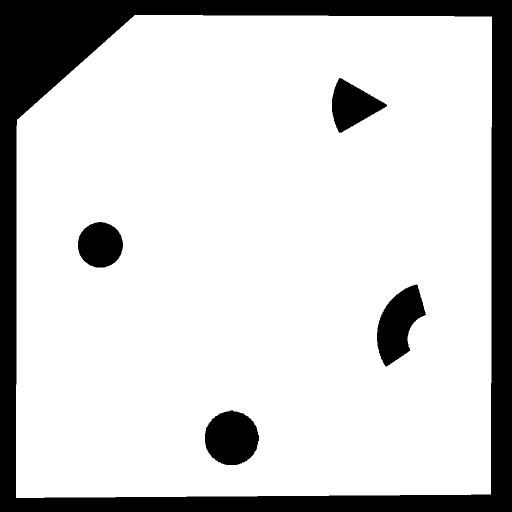
#> input picture Arena/arena1.png, 1024 x 1024 px (shown at 1/2 size)
$ jupyter execute --allow-errors heatmap_analysis.ipynb
#> lines starting #> are read from the running program, lines starting #| are printed output that depends on the picture; after the words box and inside, x2 and y2 are one past the last pixel; in counts of white or black regions, pixels touching at a corner belong together
[cell 1]
import cv2
import json
import numpy as np
from sympy.geometry import Point,Circle,Segment,intersection,Line
import matplotlib.pyplot as plt
from matplotlib.patches import Arc as Arc_patch
from matplotlib import collections  as mc
from IPython.display import clear_output

[cell 2]
class Arc:
    def __init__(self,r,theta1,theta2,origin = (0,0)):
        x,y = origin
        self.x = x
        self.y = y
        self.r = r
        self.origin = origin
        self.theta1 = theta1
        self.theta2 = theta2
        self.circle = Circle(Point(x,y),r)
        self.endpoints = [Point(self.x+r*np.cos(theta1),self.y+r*np.sin(theta1)),Point(self.x+r*np.cos(theta2),self.y+r*np.sin(theta2))]

    # [7 lines left out: function __contains__, not called in this run]

    def draw(self,ax,color):
        ax.add_patch(Arc_patch((self.x, self.y), 2*self.r,2*self.r, theta1=np.rad2deg(self.theta1), theta2=np.rad2deg(self.theta2), linewidth=1, color=color))

#intersections
# [12 lines left out: function arc_arc, not called in this run]

def line_line(l1,l2):
    return intersection(l1,l2)

# [10 lines left out: function line_arc, not called in this run]


class Interval:
    """
    Defined by r1,r2,theta1,theta2 and the origin.
    r1<r2 and theta1<theta2
    """
    def __init__(self,r1,r2,theta1,theta2,origin=(0,0)):

        not_zero = lambda x: x if x != 0.0 else 1e-6
        r1,r2,theta1,theta2 =  list(map(not_zero,[r1,r2,theta1,theta2]))
        delta = abs(theta2-theta1)
        theta2 = max(theta1,theta2)
        theta2 = theta2%(2*np.pi)
        theta1 = theta2 - delta


        self.r1 = r1
        self.r2 = r2
        self.theta1 = theta1
        self.theta2 = theta2
        #print("self.theta2 = ",self.theta2)
        x,y = origin
        self.origin = origin
        self.x = x
        self.y = y
        self.gamma1 = Arc(r1,theta1,theta2,origin=origin)
        self.gamma2 = Arc(r2,theta1,theta2,origin=origin)
        self.l1 = Segment((x+r1*np.cos(theta1),y+r1*np.sin(theta1)),(x+r2*np.cos(theta1),y+r2*np.sin(theta1)))
        self.l2 = Segment((x+r1*np.cos(theta2),y+r1*np.sin(theta2)),(x+r2*np.cos(theta2),y+r2*np.sin(theta2)))
        self.l = [self.l1,self.l2]
        self.gamma = [self.gamma1,self.gamma2]

    def __contains__(self,point):
        r = np.linalg.norm(np.array([float(point.x),float(point.y)])-np.array(self.origin))
        return (r<=self.r2 and r>=self.r1) and (point in self.gamma1)

    def __repr__(self):
        return f"Interval({self.r1},{self.r2},{self.theta1},{self.theta2},{self.origin})"

    # [102 lines left out: functions draw, fast_analysis, complement, not called in this run]

[cell 3]
with open('obstacles.json') as f:
#> (reads Arena/obstacles.json from the repository)
    data = json.load(f)
obstacles = []
for obstacle in data['obstacles']:
    params,center = obstacle['params'],obstacle['center']
    obstacles.append(Interval(*params,center))
arena = cv2.imread("arena1.png")
#> arena is the input picture: shape (1024, 1024, 3); 81.8% white; 5 black regions, box (x1, y1, x2, y2) and area: (0, 0, 1024, 1024) 159848, (754, 569, 852, 733) 9219, (410, 821, 518, 930) 9170, (664, 156, 774, 266) 6601, (156, 444, 246, 535) 6411
arena = (1-cv2.cvtColor(arena,cv2.COLOR_RGB2GRAY)/255).astype('int')
#> (the rest of this cell did not finish here and is left out)

[cell 4]
class Robot:
    radius = 25
    Δt = 1
    obstacles = [] # array with Interval objects


    def __init__(self,x_bot,y_bot,yaw,vi,vj,wi,wj):
        self.x_bot = x_bot
        self.y_bot = y_bot
        self.yaw = yaw
        self.vi = vi
        self.vj = vj
        self.wi = wi
        self.wj = wj
        self.color = 'blue'
        self.trajectory = [[x_bot,y_bot,yaw]]
        self.fellows = []


    # [11 lines left out: function interval, not called in this run]


    def __repr__(self):
        return f"Robot at {self.x_bot},{self.y_bot},{self.yaw}"


    # [147 lines left out: functions collision_detection, generate_vw, collision_avoidance, next_bot, next_pose, next_bots and 1 more, not called in this run]

        #return [bot_circle,arrow]

    def plot_interval(self,ax):
        self.interval.draw(ax,self.color)


    @classmethod
    def set_environment(cls,obstacles):
        cls.obstacles = obstacles

[cell 5]
robot1 = Robot(800,900,-np.pi/2,35,0,1.13,0)
#robot = Robot(800,770,4.5,80,0,1,0)
#robot = Robot(400,400,0,100,0,1,0)
robot1.set_environment(obstacles)
robot2 = Robot(100,900, 0,35,0,1.13,0)
robot3 = Robot(300,300, 0.5,35,0,1.13,0)
robot4 = Robot(900,200, np.pi/2,35,0,1.13,0)

robot1.fellows = [robot2,robot3,robot4]
robot2.fellows = [robot1,robot3,robot4]
robot3.fellows = [robot1,robot2,robot4]
robot4.fellows = [robot1,robot2,robot3]

# [7 lines of commented-out code are left out]
#> (the rest of this cell did not finish here and is left out)

#> (a cell that did not finish here is left out)

[cell 7]
heat_map = np.zeros((50,50))
with open('trajectories1.json') as f:
#> (reads Arena/trajectories1.json from the repository)
    data = json.load(f)

tot = data['robot1']+data['robot2']+data['robot3']

dots = np.array(tot)[:,0:2]
for dot in dots:

    j = int(dot[0]/20.6)
    i = int(dot[1]/20.6)

    heat_map[i,j]+=0.01
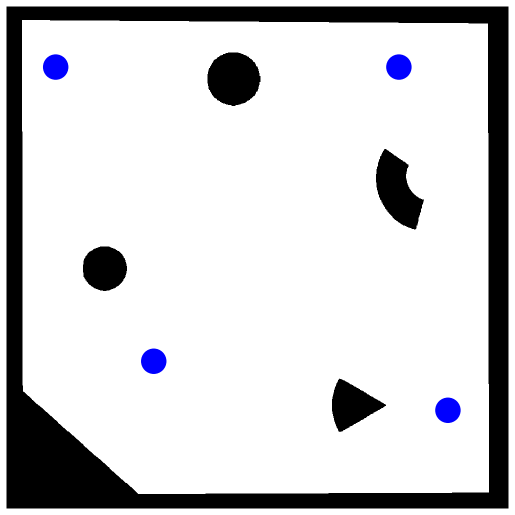
#> input picture Arena/captures4/fig0.png, 1030 x 1030 px (shown at 1/2 size)
#> further down, img is the input picture: shape (1030, 1030, 3); mean B, G, R 211.1, 209.2, 209.2
#> after the loop `for i in range(1030):`:
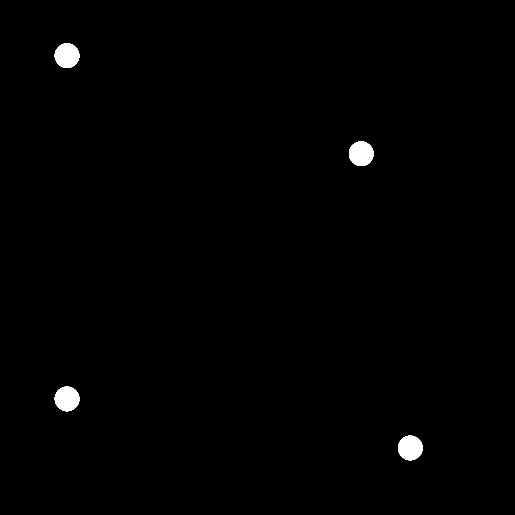
#> hm_highres: shape (1030, 1030) float64 (shown at 1/2 size); values 0 (black) and 0.01 (white), 0.73% white; 4 white regions, box (x1, y1, x2, y2) and area: (109, 773, 159, 823) 1940, (698, 283, 747, 332) 1939, (796, 871, 846, 921) 1939, (109, 86, 159, 136) 1938

#> (a cell that did not finish here is left out)

[cell 9]
hm_highres = np.zeros((1030,1030))

#> (the rest of this cell did not finish here and is left out)
